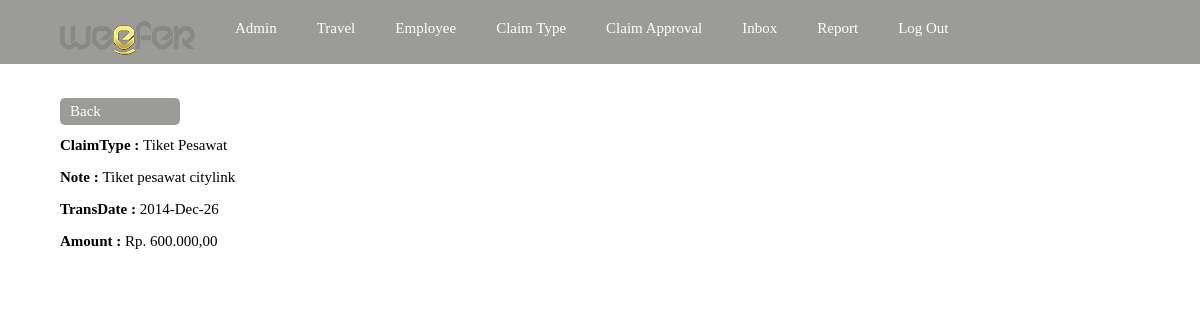
Page /claim/adminarea/viewclaimdetail.php?Id=44 (signed in) on the committed database.
### tables this page shows
CREATE TABLE `claimtype` (
  `Id` int(10) unsigned NOT NULL AUTO_INCREMENT,
  `Code` varchar(20) NOT NULL,
  `Name` varchar(50) NOT NULL,
  `IsActive` tinyint(1) NOT NULL,
  `LockField` int(10) unsigned DEFAULT NULL,
  PRIMARY KEY (`Id`),
  UNIQUE KEY `i_claimtype_code` (`Code`)
);

CREATE TABLE `claimtransactiondetail` (
  `Id` int(10) unsigned NOT NULL AUTO_INCREMENT,
  `ClaimTransaction` int(10) unsigned NOT NULL,
  `ClaimType` int(10) unsigned NOT NULL,
  `Amount` decimal(18,2) NOT NULL,
  `TransDate` datetime NOT NULL,
  `Note` varchar(100) DEFAULT NULL,
  `LockField` int(10) unsigned DEFAULT NULL,
  `Attachment` varchar(80) DEFAULT NULL,
  PRIMARY KEY (`Id`),
  KEY `FK_claimtransactiondetail_claimtype` (`ClaimType`),
  KEY `FK_claimtransactiondetail_claimtransaction` (`ClaimTransaction`),
  CONSTRAINT `FK_claimtransactiondetail_claimtransaction` FOREIGN KEY (`ClaimTransaction`) REFERENCES `claimtransaction` (`Id`),
  CONSTRAINT `FK_claimtransactiondetail_claimtype` FOREIGN KEY (`ClaimType`) REFERENCES `claimtype` (`Id`)
);

### claim/classes/ClaimTransactionDetail.php (called while the page is built, shortened)
<?php include_once('GlobalFunction.php'); ?>
<?php
class ClaimTransactionDetail extends BaseObject{
   public static function GetObjectByKey($mySQLi, $Id){
       if($result = $mySQLi->query("SELECT * FROM ".self::TABLENAME." WHERE Id = ".$mySQLi->real_escape_string($Id)." LIMIT 1")){
           if($row = $result->fetch_array()){
               $tmpClaimTransactionDetail = new ClaimTransactionDetail($mySQLi);
               $tmpClaimTransactionDetail->Id = $row['Id'];
               $tmpClaimTransactionDetail->Note = $row['Note'];
               $tmpClaimTransactionDetail->TransDate = strtotime($row['TransDate']);
               $tmpClaimTransactionDetail->Attachment = $row['Attachment'];
               $tmpClaimTransactionDetail->ClaimTransaction = $row['ClaimTransaction'];
               $tmpClaimTransactionDetail->Amount = $row['Amount'];
               $tmpClaimTransactionDetail->ClaimType = $row['ClaimType'];
               $tmpClaimTransactionDetail->LockField = $row['LockField'];
               return $tmpClaimTransactionDetail;
           }
           else
           {
               return false;
           }
       }
       else
       {
           throw new InvalidQueryException;
       }
   }
}
?>

### claim/classes/ClaimType.php (called while the page is built, shortened)
<?php
class ClaimType extends BaseObject{
   public static function GetObjectByKey($mySQLi, $Id){
       if($result = $mySQLi->query("SELECT * FROM ".self::TABLENAME." WHERE Id = ".$mySQLi->real_escape_string($Id)." LIMIT 1")){
           if($row = $result->fetch_array()){
               $tmpClaimType = new ClaimType($mySQLi);
               $tmpClaimType->Id = $row['Id'];
               $tmpClaimType->Code = $row['Code'];
               $tmpClaimType->IsActive = $row['IsActive'];
               $tmpClaimType->Name = $row['Name'];
               $tmpClaimType->LockField = $row['LockField'];
               return $tmpClaimType;
           }
           else
           {
               return false;
           }
       }
       else
       {
           throw new InvalidQueryException;
       }
   }
}
?>

### claim/classes/GlobalFunction.php (called while the page is built, shortened)
<?php
class GlobalFunction{
    public static function getIndonesianMoneyString($number)
    {
        return "Rp. ".number_format ($number,2,",",".");
    }
}
?>

### claim/adminarea/viewclaimdetail.php (the view, shortened to what this page needs)
<?php
include_once('../classes/ClaimTransactionDetail.php');
include_once('../classes/GlobalFunction.php');
include_once('../classes/ClaimType.php');
$Conn = Connection::get_DefaultConnection();
$ClaimTransactionDetail = ClaimTransactionDetail::GetObjectByKey($Conn, $_GET['Id']);
?>
<?php include('header.php');?>
<div class="view_data">
   <a class="backlink" href="viewclaim.php?Id=<?php echo $ClaimTransactionDetail->ClaimTransaction; ?>">Back</a><br/><br/>
    <p><b>ClaimType : </b><?php $ClaimType = ClaimType::GetObjectByKey($Conn,$ClaimTransactionDetail->ClaimType);echo $ClaimType->Name; ?></p>
    <p><b>Note : </b><?php echo $ClaimTransactionDetail->Note; ?></p>
    <p><b>TransDate : </b><?php echo date('Y-M-d',$ClaimTransactionDetail->TransDate); ?></p>
    <p><b>Amount : </b><?php echo GlobalFunction::getIndonesianMoneyString($ClaimTransactionDetail->Amount); ?></p>
</div>
<?php include('footer.php');?>

### claim/adminarea/css/weefer_claim.css (style rules this page uses)
body { margin: 0; padding: 0; }
.view_data { font: 15px "Tahoma"; padding: 20px 60px; }
.view_data a:link, .view_data a:visited { padding: 5px 10px; margin: 10px 5px 10px 0; display: block; width: 100px; float: left; background: #9B9B98; border: none; color: #FFF; text-decoration: none; border-radius: 5px; }

### rows in the picture
claimtype: Name "Tiket Pesawat"
claimtransactiondetail: Note "Tiket pesawat citylink", TransDate "2014-Dec-26", Amount "Rp. 600.000,00"
